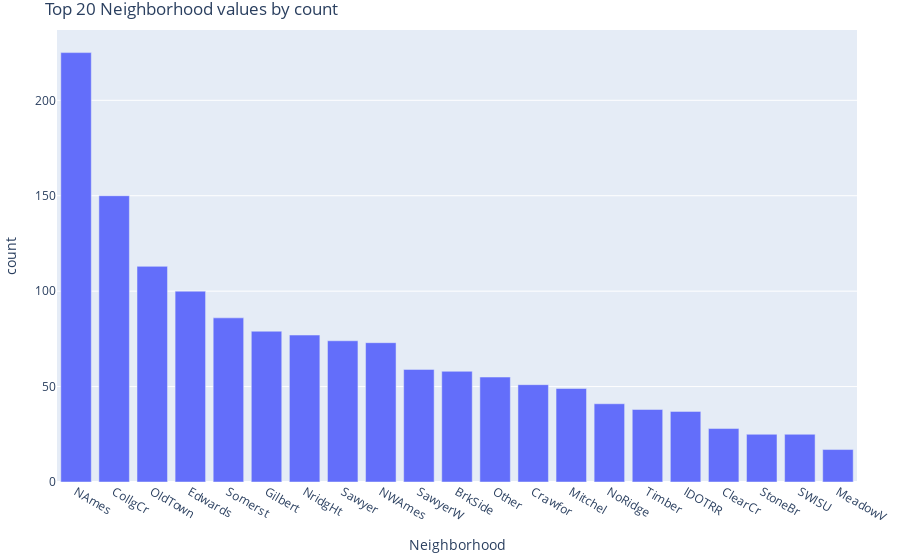

This figure's notebook cell:
### Code cell
col = "Neighborhood"

d = df_raw[col].fillna("NA").astype("object")
vc = d.value_counts()

top = 20
if len(vc) > top:
    head = vc.iloc[:top]
    other = pd.Series({"Other": vc.iloc[top:].sum()})
    vc = pd.concat([head, other])

plot_df = vc.rename_axis(col).reset_index(name="count")

fig = px.bar(plot_df, x=col, y="count", title=f"Top {top} {col} values by count")
fig.update_layout(margin=dict(l=10, r=10, t=30, b=10))
fig.update_xaxes(categoryorder="total descending")
fig.show()

### Figure 1 — Plotly figure (JSON) as saved in the notebook; plotly's stock layout.template omitted (floating-point values rounded to 4 significant figures)
{"data": [{"alignmentgroup": "True", "hovertemplate": "Neighborhood=%{x}<br>count=%{y}<extra></extra>", "legendgroup": "", "marker": {"color": "#636efa", "pattern": {"shape": ""}}, "name": "", "offsetgroup": "", "orientation": "v", "showlegend": false, "textposition": "auto", "type": "bar", "x": ["NAmes", "CollgCr", "OldTown", "Edwards", "Somerst", "Gilbert", "NridgHt", "Sawyer", "NWAmes", "SawyerW", "BrkSide", "Crawfor", "Mitchel", "NoRidge", "Timber", "IDOTRR", "ClearCr", "StoneBr", "SWISU", "MeadowV", "Other"], "xaxis": "x", "y": [225, 150, 113, 100, 86, 79, 77, 74, 73, 59, 58, 51, 49, 41, 38, 37, 28, 25, 25, 17, 55], "yaxis": "y"}], "layout": {"barmode": "relative", "legend": {"tracegroupgap": 0}, "margin": {"b": 10, "l": 10, "r": 10, "t": 30}, "title": {"text": "Top 20 Neighborhood values by count"}, "xaxis": {"anchor": "y", "categoryorder": "total descending", "domain": [0, 1], "title": {"text": "Neighborhood"}}, "yaxis": {"anchor": "x", "domain": [0, 1], "title": {"text": "count"}}}}
